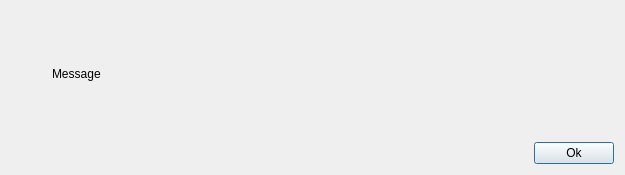
<?xml version="1.0" encoding="UTF-8"?>
<ui version="4.0">
 <class>Dialog</class>
 <widget class="QDialog" name="Dialog">
  <property name="geometry">
   <rect>
    <x>0</x>
    <y>0</y>
    <width>625</width>
    <height>175</height>
   </rect>
  </property>
  <property name="sizePolicy">
   <sizepolicy hsizetype="Expanding" vsizetype="Expanding">
    <horstretch>0</horstretch>
    <verstretch>0</verstretch>
   </sizepolicy>
  </property>
  <property name="windowTitle">
   <string>Dialog</string>
  </property>
  <property name="sizeGripEnabled">
   <bool>false</bool>
  </property>
  <layout class="QVBoxLayout" name="verticalLayout">
   <item>
    <spacer name="verticalSpacer_2">
     <property name="orientation">
      <enum>Qt::Vertical</enum>
     </property>
     <property name="sizeHint" stdset="0">
      <size>
       <width>20</width>
       <height>40</height>
      </size>
     </property>
    </spacer>
   </item>
   <item>
    <layout class="QHBoxLayout" name="horizontalLayout_2">
     <item>
      <widget class="QLabel" name="label">
       <property name="sizePolicy">
        <sizepolicy hsizetype="Fixed" vsizetype="Preferred">
         <horstretch>0</horstretch>
         <verstretch>0</verstretch>
        </sizepolicy>
       </property>
       <property name="minimumSize">
        <size>
         <width>35</width>
         <height>35</height>
        </size>
       </property>
       <property name="maximumSize">
        <size>
         <width>35</width>
         <height>35</height>
        </size>
       </property>
       <property name="text">
        <string/>
       </property>
       <property name="pixmap">
        <pixmap>icons/cancel.svg</pixmap>
       </property>
       <property name="scaledContents">
        <bool>true</bool>
       </property>
      </widget>
     </item>
     <item>
      <widget class="QLabel" name="errorMessage">
       <property name="text">
        <string>Message</string>
       </property>
      </widget>
     </item>
    </layout>
   </item>
   <item>
    <spacer name="verticalSpacer">
     <property name="orientation">
      <enum>Qt::Vertical</enum>
     </property>
     <property name="sizeHint" stdset="0">
      <size>
       <width>20</width>
       <height>40</height>
      </size>
     </property>
    </spacer>
   </item>
   <item>
    <layout class="QHBoxLayout" name="horizontalLayout">
     <item>
      <spacer name="horizontalSpacer">
       <property name="orientation">
        <enum>Qt::Horizontal</enum>
       </property>
       <property name="sizeHint" stdset="0">
        <size>
         <width>40</width>
         <height>20</height>
        </size>
       </property>
      </spacer>
     </item>
     <item>
      <widget class="QPushButton" name="errorOkButton">
       <property name="text">
        <string>Ok</string>
       </property>
      </widget>
     </item>
    </layout>
   </item>
  </layout>
 </widget>
 <resources/>
 <connections/>
</ui>
